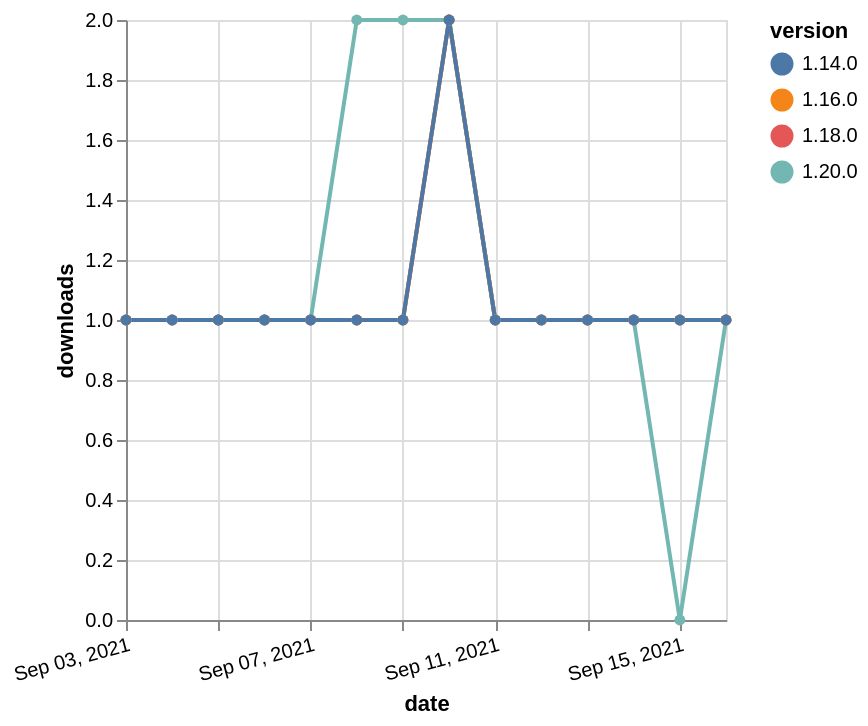

Vega-Lite specification stored for this chart:
### Vega-Lite specification from a JSON file in a GitHub repository (floating-point values rounded to 4 significant figures)
{"$schema": "https://vega.github.io/schema/vega-lite/v5.json", "description": "A simple bar chart with embedded data.", "data": {"values": [{"date": "2021-09-03", "total": 215, "delta": 1, "version": "1.18.0"}, {"date": "2021-09-04", "total": 216, "delta": 1, "version": "1.18.0"}, {"date": "2021-09-05", "total": 217, "delta": 1, "version": "1.18.0"}, {"date": "2021-09-06", "total": 218, "delta": 1, "version": "1.18.0"}, {"date": "2021-09-07", "total": 219, "delta": 1, "version": "1.18.0"}, {"date": "2021-09-08", "total": 220, "delta": 1, "version": "1.18.0"}, {"date": "2021-09-09", "total": 221, "delta": 1, "version": "1.18.0"}, {"date": "2021-09-10", "total": 223, "delta": 2, "version": "1.18.0"}, {"date": "2021-09-11", "total": 224, "delta": 1, "version": "1.18.0"}, {"date": "2021-09-12", "total": 225, "delta": 1, "version": "1.18.0"}, {"date": "2021-09-13", "total": 226, "delta": 1, "version": "1.18.0"}, {"date": "2021-09-14", "total": 227, "delta": 1, "version": "1.18.0"}, {"date": "2021-09-15", "total": 228, "delta": 1, "version": "1.18.0"}, {"date": "2021-09-16", "total": 229, "delta": 1, "version": "1.18.0"}, {"date": "2021-09-03", "total": 183, "delta": 1, "version": "1.20.0"}, {"date": "2021-09-04", "total": 184, "delta": 1, "version": "1.20.0"}, {"date": "2021-09-05", "total": 185, "delta": 1, "version": "1.20.0"}, {"date": "2021-09-06", "total": 186, "delta": 1, "version": "1.20.0"}, {"date": "2021-09-07", "total": 187, "delta": 1, "version": "1.20.0"}, {"date": "2021-09-08", "total": 189, "delta": 2, "version": "1.20.0"}, {"date": "2021-09-09", "total": 191, "delta": 2, "version": "1.20.0"}, {"date": "2021-09-10", "total": 193, "delta": 2, "version": "1.20.0"}, {"date": "2021-09-11", "total": 194, "delta": 1, "version": "1.20.0"}, {"date": "2021-09-12", "total": 195, "delta": 1, "version": "1.20.0"}, {"date": "2021-09-13", "total": 196, "delta": 1, "version": "1.20.0"}, {"date": "2021-09-14", "total": 197, "delta": 1, "version": "1.20.0"}, {"date": "2021-09-15", "total": 197, "delta": 0, "version": "1.20.0"}, {"date": "2021-09-16", "total": 198, "delta": 1, "version": "1.20.0"}, {"date": "2021-09-03", "total": 219, "delta": 1, "version": "1.16.0"}, {"date": "2021-09-04", "total": 220, "delta": 1, "version": "1.16.0"}, {"date": "2021-09-05", "total": 221, "delta": 1, "version": "1.16.0"}, {"date": "2021-09-06", "total": 222, "delta": 1, "version": "1.16.0"}, {"date": "2021-09-07", "total": 223, "delta": 1, "version": "1.16.0"}, {"date": "2021-09-08", "total": 224, "delta": 1, "version": "1.16.0"}, {"date": "2021-09-09", "total": 225, "delta": 1, "version": "1.16.0"}, {"date": "2021-09-10", "total": 227, "delta": 2, "version": "1.16.0"}, {"date": "2021-09-11", "total": 228, "delta": 1, "version": "1.16.0"}, {"date": "2021-09-12", "total": 229, "delta": 1, "version": "1.16.0"}, {"date": "2021-09-13", "total": 230, "delta": 1, "version": "1.16.0"}, {"date": "2021-09-14", "total": 231, "delta": 1, "version": "1.16.0"}, {"date": "2021-09-15", "total": 232, "delta": 1, "version": "1.16.0"}, {"date": "2021-09-16", "total": 233, "delta": 1, "version": "1.16.0"}, {"date": "2021-09-03", "total": 288, "delta": 1, "version": "1.14.0"}, {"date": "2021-09-04", "total": 289, "delta": 1, "version": "1.14.0"}, {"date": "2021-09-05", "total": 290, "delta": 1, "version": "1.14.0"}, {"date": "2021-09-06", "total": 291, "delta": 1, "version": "1.14.0"}, {"date": "2021-09-07", "total": 292, "delta": 1, "version": "1.14.0"}, {"date": "2021-09-08", "total": 293, "delta": 1, "version": "1.14.0"}, {"date": "2021-09-09", "total": 294, "delta": 1, "version": "1.14.0"}, {"date": "2021-09-10", "total": 296, "delta": 2, "version": "1.14.0"}, {"date": "2021-09-11", "total": 297, "delta": 1, "version": "1.14.0"}, {"date": "2021-09-12", "total": 298, "delta": 1, "version": "1.14.0"}, {"date": "2021-09-13", "total": 299, "delta": 1, "version": "1.14.0"}, {"date": "2021-09-14", "total": 300, "delta": 1, "version": "1.14.0"}, {"date": "2021-09-15", "total": 301, "delta": 1, "version": "1.14.0"}, {"date": "2021-09-16", "total": 302, "delta": 1, "version": "1.14.0"}]}, "width": "container", "mark": {"type": "line", "point": {"filled": true}}, "encoding": {"x": {"field": "date", "type": "temporal", "timeUnit": "yearmonthdate", "title": "date", "axis": {"labelAngle": -15}}, "y": {"field": "delta", "type": "quantitative", "title": "downloads"}, "color": {"field": "version", "type": "nominal"}, "tooltip": {"field": "delta"}}}
